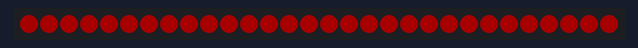
Bench run of a sketch on a simulated ESP32-C3. On the bench: 30 RGB LEDs in strip order, left to right. Dim RGB values are drawn brighter than linear; WiFi joins after 1.5 s; servers stay silent unless stated; what the sketch prints to the serial monitor is not drawn.

Above: at 0.25 s.
At 1.6 s:
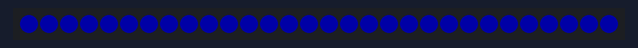

Measured:
- what the display in image 1 shows lasts 5.0 s, from 1.5 s to 6.5 s

The sketch:

ws2812b_ota.ino
```cpp
#include <WiFi.h>
#include <ArduinoOTA.h>
#include <Adafruit_NeoPixel.h>

// Wi-Fi 與 OTA 設定保存在不提交至 Git 的 secrets.h。
#include "secrets.h"
const char *HOSTNAME = "esp32c3-led";

const uint8_t LED_PIN = 2;            // WS2812B 的 DIN 接 GPIO 2
const uint16_t LED_COUNT = 30;        // 燈條共有 30 顆 LED
const uint8_t BRIGHTNESS = 40;        // 整體亮度：0～255，先使用低亮度
const unsigned long BLINK_MS = 500;   // 未連線時紅燈切換間隔
const unsigned long BLUE_MS = 5000;   // 連線後藍燈顯示 5 秒
const unsigned long FRAME_MS = 40;    // 漸變燈效更新間隔
const unsigned long FADE_MS = 2000;   // 每次漸亮或漸暗的時間
const unsigned long RETRY_MS = 15000; // 斷線後定期嘗試重新連線

Adafruit_NeoPixel strip(LED_COUNT, LED_PIN, NEO_GRB + NEO_KHZ800);

bool wasConnected = false;
bool otaStarted = false;
bool otaInProgress = false;
bool redOn = true;
unsigned long connectedAt = 0;
unsigned long lastBlink = 0;
unsigned long lastFrame = 0;
unsigned long lastRetry = 0;

// 讓整條燈顯示同一種顏色。
void showColor(uint8_t red, uint8_t green, uint8_t blue)
{
  strip.fill(strip.Color(red, green, blue));
  strip.show();
}

// 每次只更新一個畫面，不使用長時間 delay，讓 OTA 可以持續運作。
void showRedBlueFade()
{
  unsigned long now = millis();
  if (now - lastFrame < FRAME_MS) return;
  lastFrame = now;

  // 四個階段：藍色漸亮、藍色漸暗、紅色漸亮、紅色漸暗。
  unsigned long elapsed = now - connectedAt - BLUE_MS;
  unsigned long phase = (elapsed / FADE_MS) % 4;
  uint8_t level = (elapsed % FADE_MS) * 255UL / FADE_MS;
  if (phase % 2 == 1) level = 255 - level;
  level = strip.gamma8(level); // 讓人眼看到的亮度變化更平順

  if (phase < 2) showColor(0, 0, level);
  else showColor(level, 0, 0);
}

void setupOTA()
{
  ArduinoOTA.setHostname(HOSTNAME);
  ArduinoOTA.setPassword(OTA_PASSWORD);

  ArduinoOTA.onStart([]() {
    otaInProgress = true;
    showColor(255, 100, 0); // 更新時顯示橙色
    Serial.println("OTA 更新開始，請勿關閉電源。");
  });
  ArduinoOTA.onEnd([]() {
    Serial.println("OTA 更新完成，裝置即將重新啟動。");
  });
  ArduinoOTA.onError([](ota_error_t error) {
    otaInProgress = false;
    Serial.printf("OTA 更新失敗，錯誤代碼：%u\n", (unsigned int)error);
    if (WiFi.status() == WL_CONNECTED && millis() - connectedAt < BLUE_MS)
    {
      showColor(0, 0, 255);
    }
  });
  ArduinoOTA.begin();
  otaStarted = true;
}

void setup()
{
  Serial.begin(115200);
  strip.begin();
  strip.setBrightness(BRIGHTNESS);
  showColor(255, 0, 0);
  lastBlink = millis();

  WiFi.mode(WIFI_STA);
  WiFi.setHostname(HOSTNAME);
  WiFi.setAutoReconnect(true);
  WiFi.begin(WIFI_SSID, WIFI_PASSWORD);
  lastRetry = millis();
  Serial.println("正在連線 Wi-Fi...");
}

void loop()
{
  unsigned long now = millis();
  bool connected = WiFi.status() == WL_CONNECTED;

  if (connected && !wasConnected)
  {
    connectedAt = now;
    showColor(0, 0, 255);
    Serial.print("Wi-Fi 已連線，IP 位址：");
    Serial.println(WiFi.localIP());
    setupOTA();
  }
  else if (!connected && wasConnected)
  {
    Serial.println("Wi-Fi 已斷線，正在重新連線...");
    if (otaStarted)
    {
      ArduinoOTA.end();
      otaStarted = false;
    }
    otaInProgress = false;
    redOn = true;
    showColor(255, 0, 0);
    lastBlink = now;
    lastRetry = now;
  }
  wasConnected = connected;

  if (!connected)
  {
    if (now - lastBlink >= BLINK_MS)
    {
      lastBlink = now;
      redOn = !redOn;
      showColor(redOn ? 255 : 0, 0, 0);
    }
    if (now - lastRetry >= RETRY_MS)
    {
      lastRetry = now;
      WiFi.reconnect();
    }
    return;
  }

  // 即使藍燈等待中，也要處理 OTA；更新進行時暫停燈效。
  ArduinoOTA.handle();
  if (!otaInProgress && now - connectedAt >= BLUE_MS)
  {
    showRedBlueFade();
  }
}
```

secrets.example.h
```cpp
#pragma once

// 複製為 secrets.h，並填入自己的 2.4 GHz Wi-Fi 與 OTA 密碼。
const char *WIFI_SSID = "YOUR_WIFI_SSID";
const char *WIFI_PASSWORD = "YOUR_WIFI_PASSWORD";
const char *OTA_PASSWORD = "CHANGE_THIS_OTA_PASSWORD";
```
